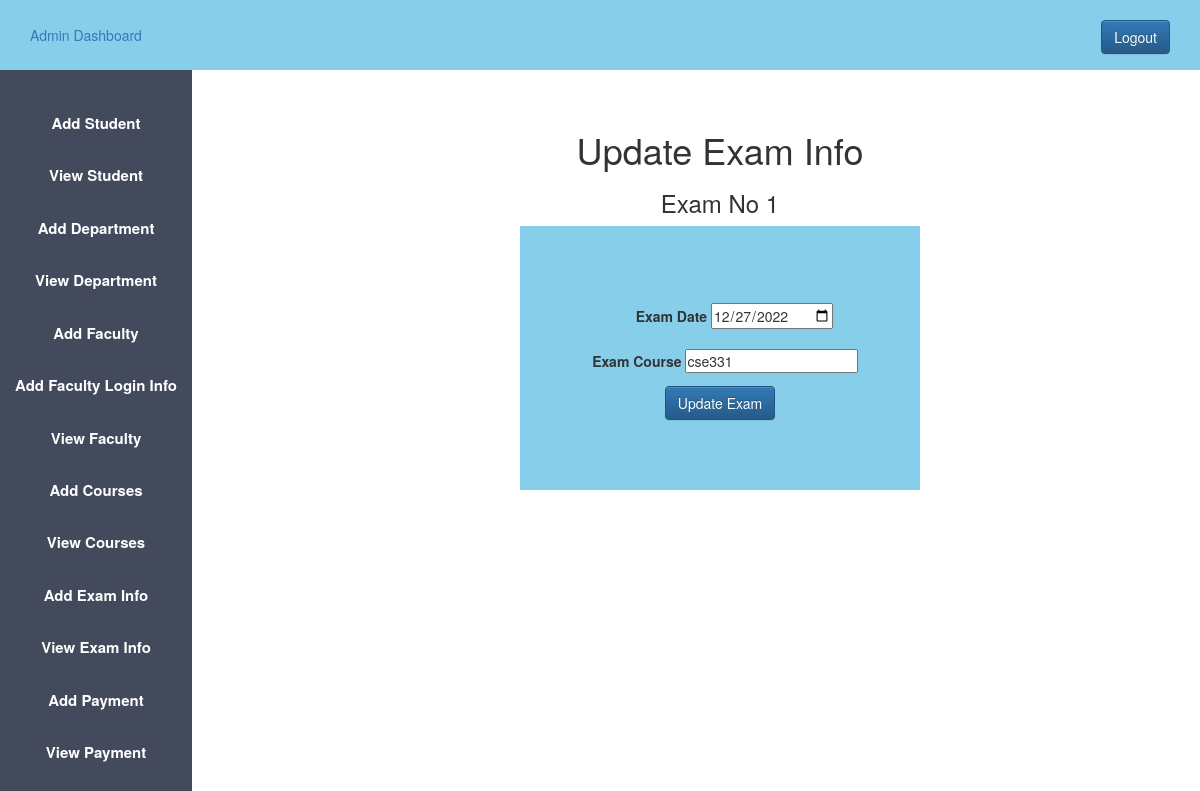
/admin_update_exam.php?exam_id=1 (signed in), run on the app's committed database.
### tables this page shows
CREATE TABLE `exam` (
  `exam_no` int(11) NOT NULL,
  `exam_date` date DEFAULT NULL,
  `exam_course` varchar(100) DEFAULT NULL
);

### src/admin_update_exam.php (the view, shortened to what this page needs)
<?php
    $host="localhost";
    $user="root";
    $password="";
    $db="370project";
    $data=mysqli_connect($host,$user,$password,$db);
    if($_GET['exam_id']){
        $user_id = $_GET['exam_id'];
        $sql = "SELECT * FROM exam WHERE exam_no='$user_id' ";
        $result = mysqli_query($data,$sql);
        $info=$result->fetch_assoc();
    }
?>
<!DOCTYPE html>
<html>
<head>
<?php
include "admin_css.php"
?>
</head>
<body>
	<?php
    include "admin_sidebar.php"
    ?>
	<div class="content">
        <center>
		<h1>Update Exam Info</h1>
        <h3>Exam No <?php echo "{$info['exam_no']}"; ?></h3>
		<div class="div_deg">
            <form action="#" method="POST">
                <div>
                    <label>Exam Date</label>
                    <input type="date" name="edate" value="<?php echo "{$info['exam_date']}"; ?>" >
                </div>
                <div>
                    <label>Exam Course</label>
                    <input type="text" name="ecourse" value="<?php echo "{$info['exam_course']}"; ?>" >
                </div>
                <div>
                    <input type="submit" class="btn btn-primary" name="update" value="Update Exam" >
                </div>
            </form>
        </div>
        </center>
	</div>
</body>
</html>

### src/admin.css (style rules this page uses)
* { margin: 0px; padding: 0px; }
.content { margin-left: 20%; margin-top: 5%; }

### src/admin_update_exam.php (style rules this page uses)
label { display: inline-block; text-align: right; width: 100px; padding-top: 10px; padding-bottom: 10px; }
.div_deg { background-color: skyblue; width: 400px; padding-top: 70px; padding-bottom: 70px; }

### data on the page
exam: exam_no "1", edate "12/27/2022", ecourse "cse331"
